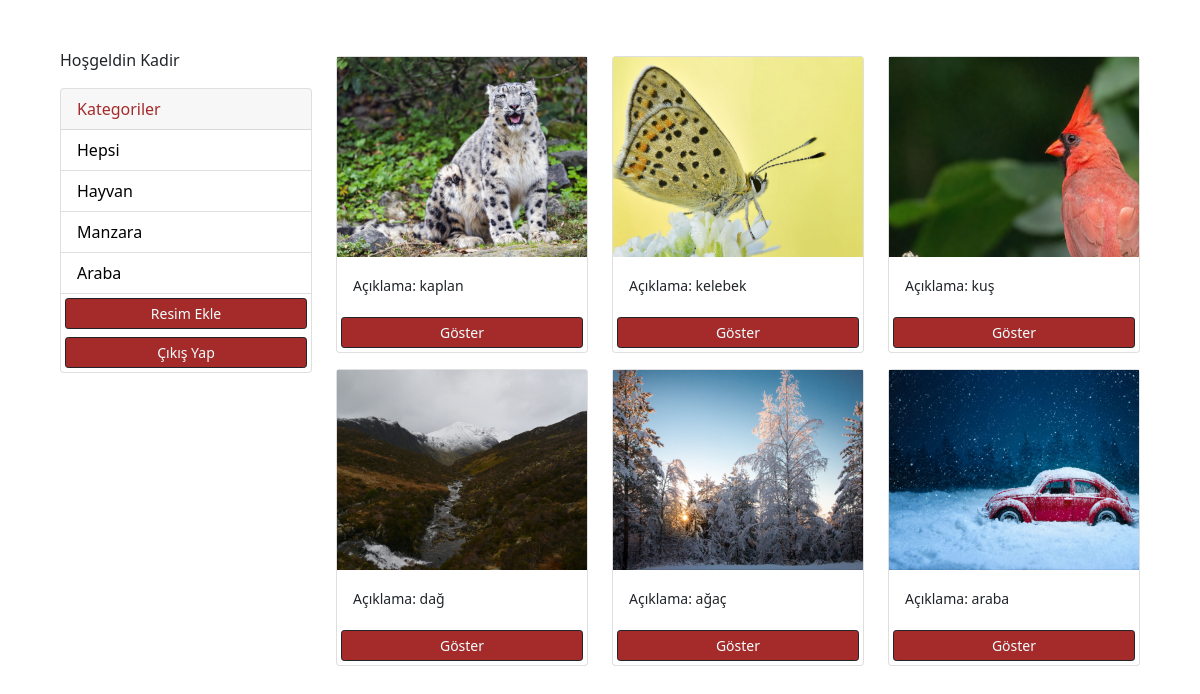
/ (signed in), run on the app's committed database.
### photos/models.py (models this page shows, shortened)
class Category(models.Model):
    class Meta:
        verbose_name = 'Category'
        verbose_name_plural = 'Categories'
    user = models.ForeignKey(
        User, on_delete=models.SET_NULL, null=True, blank=True)
    name = models.CharField(max_length=100, null=False, blank=False)

class Photo(models.Model):
    class Meta:
        verbose_name = 'Photo'
        verbose_name_plural = 'Photos'
    category = models.ForeignKey(
        Category, on_delete=models.SET_NULL, null=True, blank=True)
    image = models.ImageField(null=False, blank=False)
    description = models.TextField()

### photos/views.py (the view)
# urls.py: path('', views.gallery, name='gallery'),
@login_required(login_url='login')
def gallery(request):
    user = request.user
    category = request.GET.get('category')
    if category == None:
        photos = Photo.objects.filter(category__user=user)
    else:
        photos = Photo.objects.filter(
            category__name=category, category__user=user)
    categories = Category.objects.filter(user=user)
    context = {'categories': categories, 'photos': photos}
    return render(request, 'photos/gallery.html', context)

### photos/templates/photos/gallery.html (shortened to what this page needs)
<!DOCTYPE html>
<html lang="en">
<head>
    <link href="https://cdn.jsdelivr.net/npm/bootstrap@5.0.0-beta1/dist/css/bootstrap.min.css" rel="stylesheet"
>
</head>
<body class="m-5">
    <div class="container">
        <div class="row">
            <div class="col-md-3">
                {% if request.user.is_authenticated %}
                <p>Hoşgeldin {{request.user}}</p>
                {% endif %}
                <div class="card">
                    <div class="card-header">
                        Kategoriler
                    </div>
                    <ul class="list-group list-group-flush">
                        <li class="list-group-item">
                            <a href="{% url 'gallery' %}">Hepsi</a>
                        </li>
                        {% for category in categories %}
                        <li class=" list-group-item">
                            <a href="{% url 'gallery' %}?category={{category.name}}">
                                {{category.name}}
                            </a>
                        </li>
                        {% endfor %}
                        <a href="{% url 'add' %}" class="btn btn-dark btn-block btn-sm m-1">Resim Ekle</a>
                        <a href="{% url 'logout' %}" class="btn btn-dark btn-block btn-sm m-1">Çıkış Yap</a>
                    </ul>
                </div>
            </div>
            <div class="col-md-9">
                <div class="row">
                    {% for photo in photos %}
                    <div class="col-md-4">
                        <div class="card my-2">
                            <img class="image-thumbail" src="{{photo.image.url}}" alt="Card image cap">
                            <div class="card-body">
                                <small>Açıklama: {{photo.description}}</small>
                            </div>
                            <a href="{% url 'photo' photo.id %}" class="btn btn-outline-dark btn-sm m-1">Göster</a>
                        </div>
                    </div>
                    {% empty %}
                    <h3>Resim Yok...</h3>
                    {% endfor %}
                </div>
            </div>
        </div>
    </div>
</body>
</html>

### photos/templates/photos/gallery.html (style rules this page uses)
.image-thumbail { height: 200px; object-fit: cover; }
.list-group-item a { text-decoration: none; color: black; }
.card .card-header { color: brown; }
.btn { color: azure; background-color: brown; }

### data on the page
Category: name "Hayvan"
Category: name "Manzara"
Category: name "Araba"
Photo: image (picture), description "kaplan"
Photo: image (picture), description "kelebek"
Photo: image (picture), description "kuş"
Photo: image (picture), description "dağ"
Photo: image (picture), description "ağaç"
Photo: image (picture), description "araba"

### other printed values
{{ request.user }} "Kadir"
